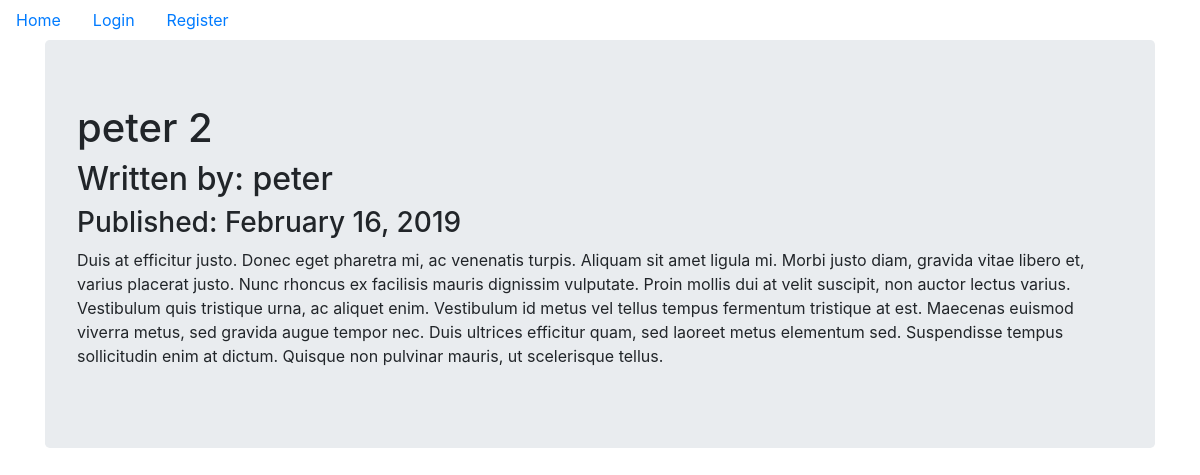
Page /8 on the committed database.
### companyblog/models.py (models this page shows, shortened)
class BlogPost(db.Model,UserMixin):
    users = db.relationship(User)
    id = db.Column(db.Integer, primary_key=True)
    user_id = db.Column(db.Integer,db.ForeignKey('users.id'),
                         nullable=False)
    date = db.Column(db.DateTime, nullable=False,
                     default=datetime.utcnow)
    title = db.Column(db.String(140), nullable=False)
    text = db.Column(db.Text, nullable=False)

class User(db.Model,UserMixin):
    __tablename__ = 'users'
    id = db.Column(db.Integer, primary_key=True)
    profile_image = db.Column(db.String(64),
                    nullable=False,
                    default='default_profile.png')
    email = db.Column(db.String(),unique=True,
            index=True)
    username = db.Column(db.String(64),unique=True,
                index=True)
    password_hash = db.Column(db.String(128))
    posts = db.relationship('BlogPost', backref='author', lazy=True)

### companyblog/users/views.py (the view)
@users.route('/<username>')
def user_posts(username):
    page = request.args.get('page',1,type=int)
    user = User.query.filter_by(username=username).first_or_404()
    blog_posts = BlogPost.query.filter_by(author=user).order_by(BlogPost.date.desc()).paginate(page=page,per_page=5)
    return render_template('user_blog_post.html',blog_posts=blog_posts, user=user)

### companyblog/blog_posts/views.py (called while the page is built)
@blog_posts.route('/<int:blog_post_id>', methods = ['GET', 'POST'])
def blog_post(blog_post_id):
    post = BlogPost.query.get_or_404(blog_post_id)
    return render_template('blog_post.html', post=post,
                            title=post.title,
                            date=post.date)

### companyblog/templates/blog_post.html (shortened to what this page needs)
{% extends "base.html" %}
{% block content %}
<div class="jumbotron">
  <h1>{{post.title}}</h1>
  <h2>Written by: {{post.author.username}}</h2>
  <h3>Published: {{post.date.strftime('%B %d, %Y')}}</h3>
  <p>{{post.text}}</p>
</div>
{% endblock %}

### rows in the picture
BlogPost: title "peter 2", date "February 16, 2019", text "Duis at efficitur justo. Donec eget pharetra mi, ac venenatis turpis. Aliquam sit amet ligula mi. Morbi justo diam, gravida vitae libero et, varius placerat justo. Nunc rhoncus ex facilisis mauris dignissim vulputate. Proin mollis dui at velit suscipit, non auctor lectus varius. Vestibulum quis tristique urna, ac aliquet enim. Vestibulum id metus vel tellus tempus fermentum tristique at est. Maecenas euismod viverra metus, sed gravida augue tempor nec. Duis ultrices efficitur quam, sed laoreet metus elementum sed. Suspendisse tempus sollicitudin enim at dictum. Quisque non pulvinar mauris, ut scelerisque tellus."
User: author.username "peter"
